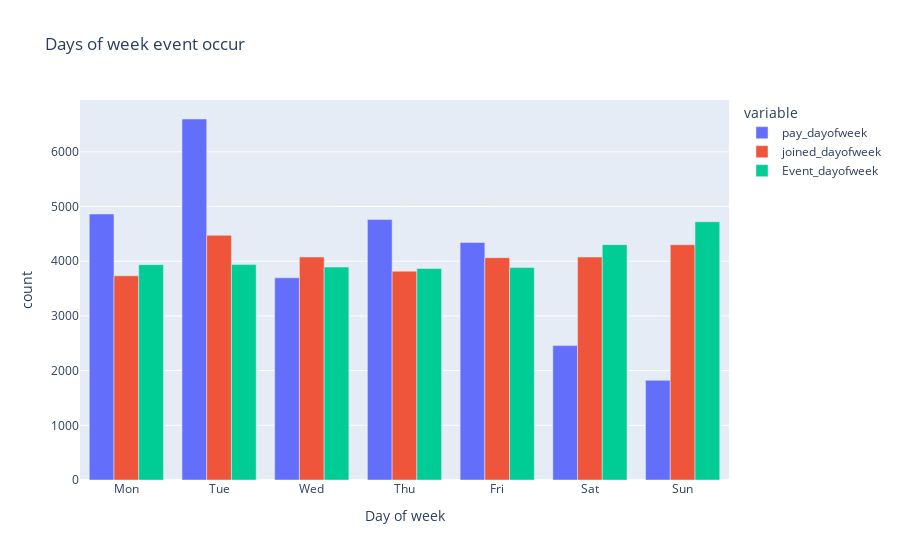

Notebook code cell kept with this figure:
### Code cell
temp = pay_user['pay_dayofweek'].value_counts(sort=True)
temp2 = pay_user['joined_dayofweek'].value_counts(sort=True)
temp3 = pay_user['Event_dayofweek'].value_counts(sort=True)
temp_df = pd.DataFrame([temp, temp2, temp3]).transpose()

fig = px.bar(temp_df, x=temp_df.index, y=['pay_dayofweek', 'joined_dayofweek', 'Event_dayofweek'], title='Days of week event occur',barmode='group')
fig.update_xaxes(categoryorder='array', categoryarray=day_of_week, title='Day of week')
fig.update_yaxes(title='count')
fig.show()

### Figure 1 — Plotly figure (JSON) as saved in the notebook; plotly's stock layout.template omitted (floating-point values rounded to 4 significant figures)
{"data": [{"alignmentgroup": "True", "hovertemplate": "variable=pay_dayofweek<br>index=%{x}<br>value=%{y}<extra></extra>", "legendgroup": "pay_dayofweek", "marker": {"color": "#636efa", "pattern": {"shape": ""}}, "name": "pay_dayofweek", "offsetgroup": "pay_dayofweek", "orientation": "v", "showlegend": true, "textposition": "auto", "type": "bar", "x": ["Tue", "Mon", "Thu", "Fri", "Wed", "Sat", "Sun"], "xaxis": "x", "y": [6600, 4863, 4761, 4342, 3697, 2457, 1822], "yaxis": "y"}, {"alignmentgroup": "True", "hovertemplate": "variable=joined_dayofweek<br>index=%{x}<br>value=%{y}<extra></extra>", "legendgroup": "joined_dayofweek", "marker": {"color": "#EF553B", "pattern": {"shape": ""}}, "name": "joined_dayofweek", "offsetgroup": "joined_dayofweek", "orientation": "v", "showlegend": true, "textposition": "auto", "type": "bar", "x": ["Tue", "Mon", "Thu", "Fri", "Wed", "Sat", "Sun"], "xaxis": "x", "y": [4474, 3733, 3817, 4065, 4076, 4076, 4301], "yaxis": "y"}, {"alignmentgroup": "True", "hovertemplate": "variable=Event_dayofweek<br>index=%{x}<br>value=%{y}<extra></extra>", "legendgroup": "Event_dayofweek", "marker": {"color": "#00cc96", "pattern": {"shape": ""}}, "name": "Event_dayofweek", "offsetgroup": "Event_dayofweek", "orientation": "v", "showlegend": true, "textposition": "auto", "type": "bar", "x": ["Tue", "Mon", "Thu", "Fri", "Wed", "Sat", "Sun"], "xaxis": "x", "y": [3938, 3937, 3868, 3883, 3892, 4303, 4721], "yaxis": "y"}], "layout": {"barmode": "group", "legend": {"title": {"text": "variable"}, "tracegroupgap": 0}, "title": {"text": "Days of week event occur"}, "xaxis": {"anchor": "y", "categoryarray": ["Mon", "Tue", "Wed", "Thu", "Fri", "Sat", "Sun"], "categoryorder": "array", "domain": [0, 1], "title": {"text": "Day of week"}}, "yaxis": {"anchor": "x", "domain": [0, 1], "title": {"text": "count"}}}}
